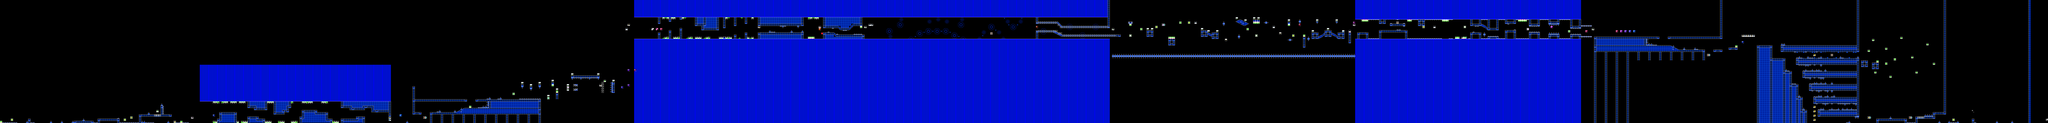

A 2D game scene composited from a Tiled map and its tileset images. What follows is a short description and the map's XML, with each tile layer's data collapsed to a summary:
An orthogonal 943x57 tile map with 16x16 px tiles, 2 tile layers (SP, ...), 2 tilesets.

<map version="1.10" tiledversion="1.11.2" orientation="orthogonal" renderorder="right-down" width="943" height="57" tilewidth="16" tileheight="16" infinite="0" nextlayerid="5" nextobjectid="1">
 <editorsettings>
  <chunksize width="16" height="27" />
  <export target="export.csv" format="csv" />
 </editorsettings>
 <tileset firstgid="1" name="famidash" tilewidth="16" tileheight="16" tilecount="256" columns="16">
  <image source="../../../GRAPHICS/famidash.bmp" width="256" height="256" />
 </tileset>
 <tileset firstgid="257" name="sprites" tilewidth="16" tileheight="16" tilecount="256" columns="16">
  <image source="../../../GRAPHICS/sprites.png" width="256" height="256" />
 </tileset>
 <layer id="1" width="943" height="57">
  <data>[53751 cells, 23459 non-empty, 83 distinct tile ids]</data>
 </layer>
 <layer id="2" name="SP" width="943" height="57">
  <data>[53751 cells, 310 non-empty, 60 distinct tile ids]</data>
 </layer>
</map>
